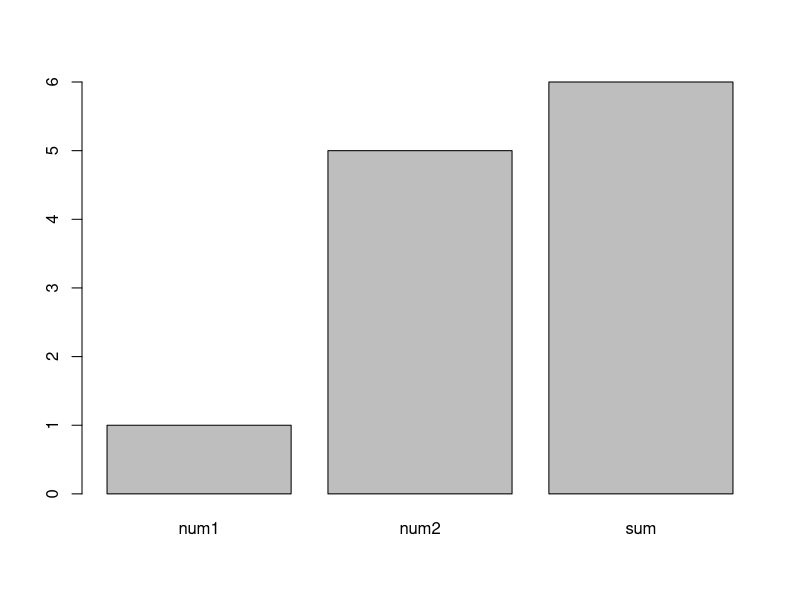

The R source for this figure:
## ---- chunk 1
knitr::opts_chunk$set(echo = TRUE)
## ---- chunk 2
add2numbers = function(num1, num2){
sum = num1 + num2
return(sum)
}

add2numbers(1, 2)
## ---- chunk 3
plot.sum = function(num1, num2) {
values = c(num1, num2, add2numbers(num1, num2))
barplot(values, names.arg= c("num1", "num2", "sum"))
}

plot.sum(1, 5)
## ---- chunk 4

